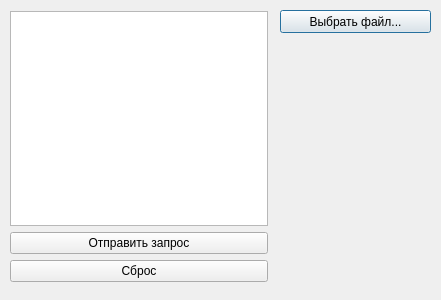
<?xml version="1.0" encoding="UTF-8"?>
<ui version="4.0">
 <class>StoreWindow</class>
 <widget class="QDialog" name="StoreWindow">
  <property name="geometry">
   <rect>
    <x>0</x>
    <y>0</y>
    <width>441</width>
    <height>300</height>
   </rect>
  </property>
  <property name="windowTitle">
   <string>Торговая точка</string>
  </property>
  <widget class="QPushButton" name="fileOpenButton">
   <property name="geometry">
    <rect>
     <x>280</x>
     <y>10</y>
     <width>151</width>
     <height>23</height>
    </rect>
   </property>
   <property name="text">
    <string>Выбрать файл...</string>
   </property>
  </widget>
  <widget class="QWidget" name="layoutWidget">
   <property name="geometry">
    <rect>
     <x>10</x>
     <y>11</y>
     <width>258</width>
     <height>271</height>
    </rect>
   </property>
   <layout class="QVBoxLayout" name="verticalLayout">
    <item>
     <widget class="QListWidget" name="listWidget"/>
    </item>
    <item>
     <widget class="QPushButton" name="sendRequestButton">
      <property name="text">
       <string>Отправить запрос</string>
      </property>
     </widget>
    </item>
    <item>
     <widget class="QPushButton" name="resetButton">
      <property name="text">
       <string>Сброс</string>
      </property>
     </widget>
    </item>
   </layout>
  </widget>
 </widget>
 <resources/>
 <connections/>
</ui>
